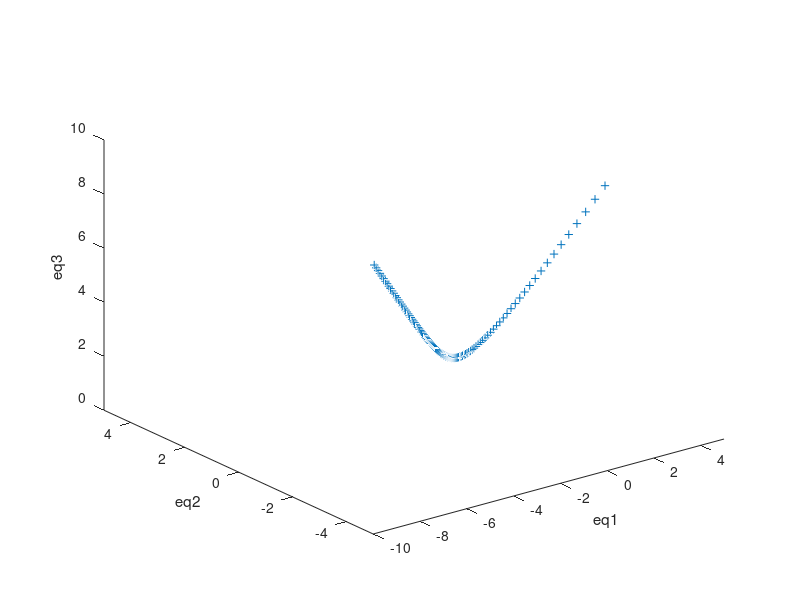

This chart was generated by the following MATLAB code: (Note: this script raises an error after producing the figure.)
% Alumno : Axel Daniel Malváez Flores
% No. Cta: 318315126
% Visualización de la Información

t = -5:0.01:5;

% equations
eq1 = exp(7*t) - 2*exp(-2 * t);
eq2 = -exp(-2*t);
eq3 = exp(7*t) + 2 * exp(-2*t);

% we plot equations in R^3
plot3(eq1, eq2, eq3, '+');

xlim([-10,5]);
ylim([-5,5]);
zlim([0,10]);

xlabel('eq1');
ylabel('eq2');
zlabel('eq3');


sgtitle('Graph of differential equations in $R^3$', 'interpreter', 'latex');